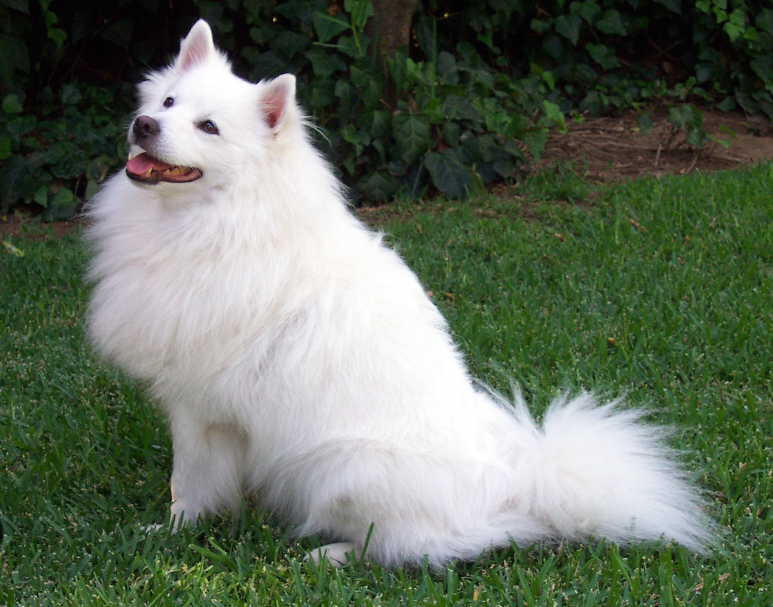
#> input picture Presentation2/figures/dino-crops/dog.jpg, 1546 x 1213 px (shown at 1/2 size)
$ jupyter execute --allow-errors resnet_ours_vs_published.ipynb
#> lines starting #> are read from the running program, lines starting #| are printed output that depends on the picture
# Partial reproductions of paper Figures 1, 2, 4, 5, 6, 7, 9, 10, 11(a), and 12

Our 229 completed vision runs are compared with the authors' released measurements where timing and conditions allow. All errors are fractions. Our ResNets ran for 400 epochs versus the paper's 4,000; our SGD CNNs ran for 50,000 steps versus the paper's 500,000 (1,000,000 for CIFAR-100), and our non-augmented CIFAR-10 Adam CNNs ran for 400 versus 4,000 epochs. Every plotted cell has one seed, so our curves have no inferred error bars.

Figures 1–2 adapt the paper's 15% noise setting to our 10% run. Figure 4 now includes our CIFAR-100 ResNet as well as CIFAR-10. Figure 5 now includes both augmentation conditions. Figure 6 now compares our clean SGD and Adam arms with the authors’ corresponding published curves. The job named `figure-6` ran clean CIFAR-100 CNN SGD, so its results support the reduced Figure 7. Figures 11(a) and 12 use our 12,500/25,000 subset runs and matching full-data runs.

The authors' ResNet archive stores measurement positions that its notebook labels `index + 1`; exact epoch alignment is not independently established. For CNN plots near 50,000 steps, the authors' 256-step logging interval is an estimate from complete 1,952-point series and the 500,000-step protocol. Our `global_step` is recorded directly. Interpret side-by-side panels as reduced-horizon comparisons, not exact replications.

[cell 1]
import matplotlib.pyplot as plt
def sinkhorn(A, steps: int = 10):
    A = A / A.sum()  # optional: global mass 1
    for _ in range(steps):
        A = A / A.sum(dim=1, keepdim=True)
        A = A / A.sum(dim=0, keepdim=True)
    return A

#> (the rest of this cell did not finish here and is left out)

[cell 2]
import random
from pathlib import Path

import matplotlib.pyplot as plt
import matplotlib.patches as patches
from PIL import Image

# Single natural photo (not a paper figure with subpanels).
img_path = Path("../../Presentation2/figures/dino-crops/dog.jpg")
if not img_path.is_file():
    img_path = Path("../Presentation2/figures/dino-crops/dog.jpg")
img = Image.open(img_path).convert("RGB")
#> img is the input picture: PIL image 1546x1213 RGB; mean R, G, B 99.1, 110, 93.8
W, H = img.size
#> W = 1546; H = 1213
crop_size = 256
rng = random.Random(7)


def random_square_crop(im: Image.Image, size: int, rng: random.Random):
#> called with size = 256
    w, h = im.size
#> w = 1546; h = 1213
    left = rng.randint(0, w - size)
#> left = 663
    top = rng.randint(0, h - size)
#> top = 154
    box = (left, top, left + size, top + size)
#> box = (663, 154, 919, 410)
    return im.crop(box), box


crop1, box1 = random_square_crop(img, crop_size, rng)
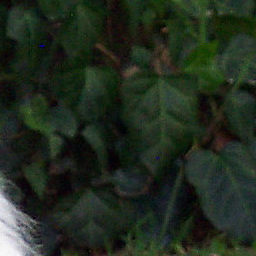
#> crop1: PIL image 256x256 RGB; mean R, G, B 33.8, 43.9, 31.3
#> box1 = (663, 154, 919, 410)
crop2, box2 = random_square_crop(img, crop_size, rng)
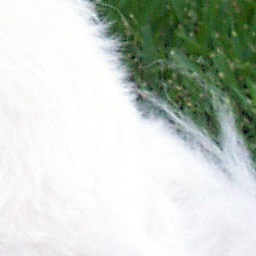
#> crop2: PIL image 256x256 RGB; mean R, G, B 197.1, 205.4, 197.2
#> box2 = (808, 666, 1064, 922)

fig, axes = plt.subplots(1, 3, figsize=(12, 4), constrained_layout=True)
ax = axes[0]
ax.imshow(img)
for box, color, label in [(box1, "C1", "crop 1"), (box2, "C3", "crop 2")]:
    x0, y0, x1, y1 = box
    ax.add_patch(
        patches.Rectangle(
            (x0, y0), x1 - x0, y1 - y0, fill=False, linewidth=2.5, edgecolor=color
        )
    )
    ax.text(
        x0 + 6,
        y0 + 22,
        label,
        color="white",
        fontsize=10,
        fontweight="bold",
        bbox=dict(facecolor=color, edgecolor="none", pad=2),
    )
#> this loop made 2 passes
#> (color, label, x0, y0, x1, y1) on passes 1 to 2: ('C1', 'crop 1', 663, 154, 919, 410), ('C3', 'crop 2', 808, 666, 1064, 922)
ax.set_title(f"Original {W}×{H}")
ax.axis("off")

for ax, crop, box, title in [
    (axes[1], crop1, box1, "Global crop 1 · 256×256"),
    (axes[2], crop2, box2, "Global crop 2 · 256×256"),
]:
    ax.imshow(crop)
    ax.set_title(f"{title}\n(x0,y0)=({box[0]},{box[1]})")
    ax.axis("off")
#> this loop made 2 passes
#> (box, title) on passes 1 to 2: ((663, 154, 919, 410), 'Global crop 1 · 256×256'), ((808, 666, 1064, 922), 'Global crop 2 · 256×256')

fig.suptitle("DINOv3-style global crops (random 256×256)", fontsize=12)
plt.show()
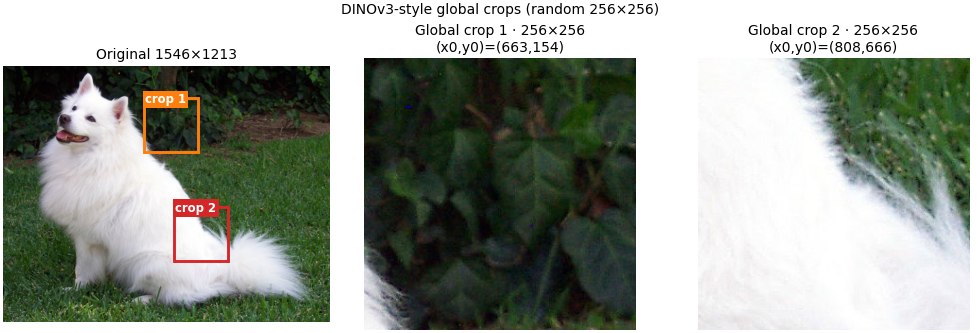
#> figure drawn by matplotlib, 3 panels

$ run again, with Presentation2/figures/dino-crops/global-a-hires.png saved as Presentation2/figures/dino-crops/dog.jpg
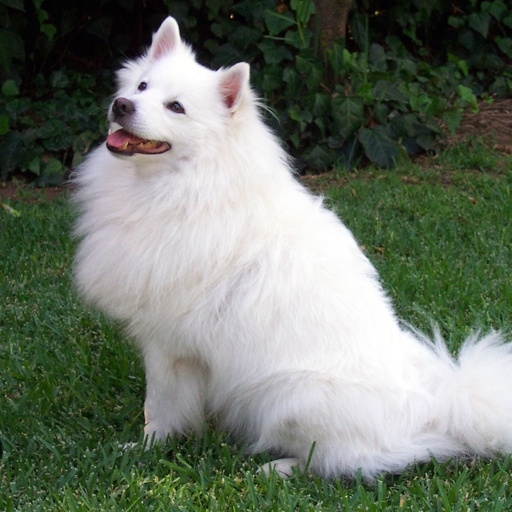
#> input picture Presentation2/figures/dino-crops/global-a-hires.png, 512 x 512 px
#> img is the input picture: PIL image 512x512 RGB; mean R, G, B 108.4, 117.1, 104.3
#> box1 = (165, 77, 421, 333)
#> `crop2, box2 = random_square_crop(img, crop_size, rng)`:
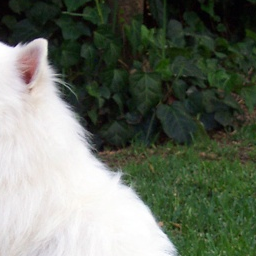
#> crop2: PIL image 256x256 RGB; mean R, G, B 104.3, 112.2, 99
#> box2 = (202, 24, 458, 280)
#> the loop `for box, color, label in [(box1, "C1", "crop 1"), (box2, "C3", "crop 2..` made 2 passes
#> (color, label, x0, y0, x1, y1) on passes 1 to 2: ('C1', 'crop 1', 165, 77, 421, 333), ('C3', 'crop 2', 202, 24, 458, 280)
#> the loop `for ax, crop, box, title in [ (axes[1], crop1, box1, "Global crop 1 · ..` made 2 passes
#> (box, title) on passes 1 to 2: ((165, 77, 421, 333), 'Global crop 1 · 256×256'), ((202, 24, 458, 280), 'Global crop 2 · 256×256')
#> `plt.show()`:
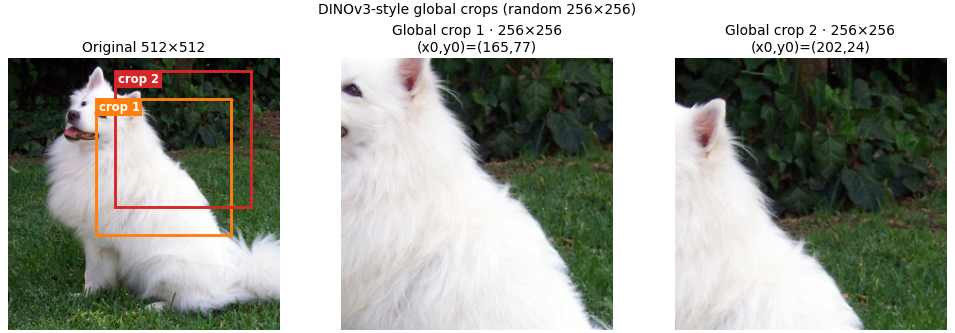
#> figure drawn by matplotlib, 3 panels
